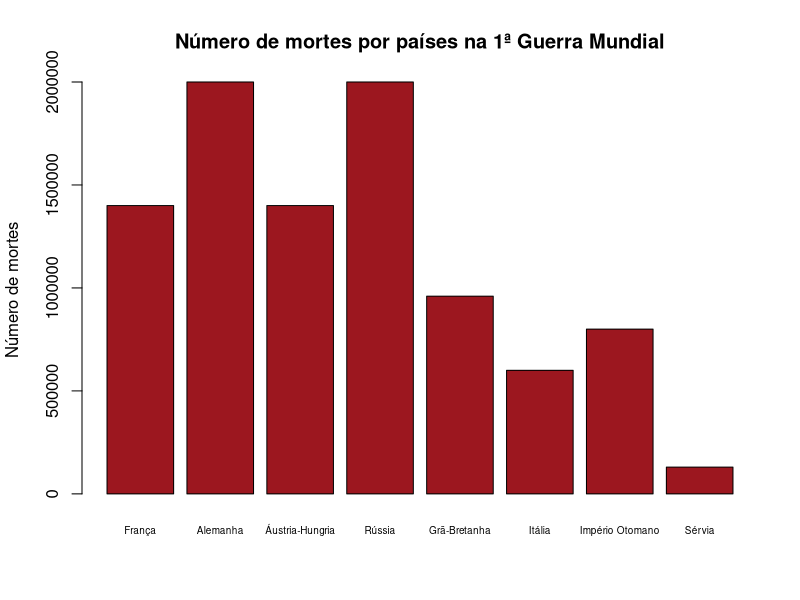

This chart was generated by the following R code:
## ---- chunk 1
options(scipen=999999)
## ---- chunk 2
paises <- c(
  "França",
  "Alemanha",
  "Áustria-Hungria",
  "Rússia",
  "Grã-Bretanha",
  "Itália",
  "Império Otomano",
  "Sérvia"
  )

mortes <- c(1400000, 2000000, 1400000, 2000000, 960000, 600000, 800000, 130000)
## ---- chunk 3
barplot(
  mortes,
  names.arg = paises,
  col = "#9c171f",
  cex.names = 0.6,
  main = "Número de mortes por países na 1ª Guerra Mundial",
  ylab = "Número de mortes"
  )
